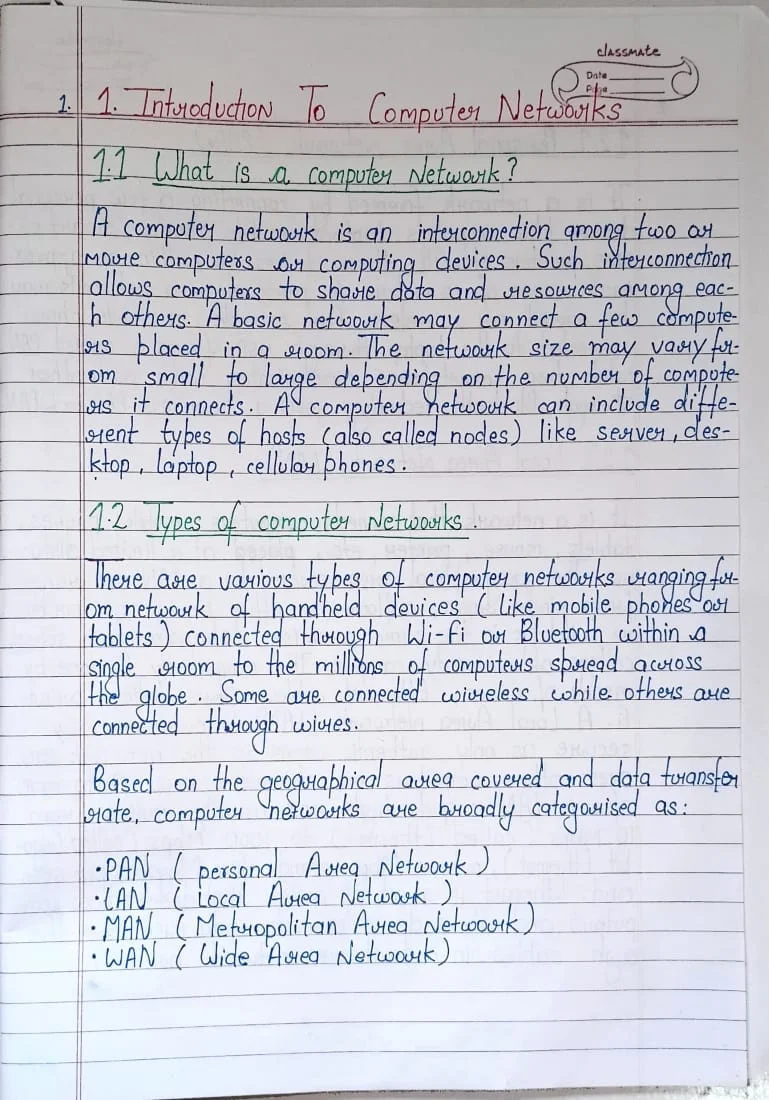
#> input picture DL/ASSIGNMENT 5/sample.webp, 769 x 1100 px
$ jupyter execute --allow-errors assignment5.ipynb   (shell and % lines are left out)
#> lines starting #> are read from the running program, lines starting #| are printed output that depends on the picture
[cell 1]
# Install required libraries

[cell 2]
# Import libraries
import cv2
import pytesseract
import numpy as np
import matplotlib.pyplot as plt
from google.colab import files
from PIL import Image
import io
import re
from sklearn.model_selection import train_test_split
from sklearn.preprocessing import LabelEncoder
from tensorflow.keras.models import Sequential
from tensorflow.keras.layers import Dense, Dropout, Conv2D, MaxPooling2D, Flatten
from tensorflow.keras.utils import to_categorical
from tensorflow.keras.preprocessing.image import ImageDataGenerator
import string
import pandas as pd

[cell 3]
# Function to upload image
def upload_image():
    uploaded = files.upload()
#> the answer given: sample.webp
    for filename in uploaded.keys():
        print(f'Uploaded {filename}')
        return filename
    return None

[cell 4]
# Function to preprocess image for OCR
def preprocess_image(image_path):
    # Read image
#> called with image_path = 'sample.webp'
    image = cv2.imread(image_path)
#> image is the input picture: shape (1100, 769, 3); mean B, G, R 209.8, 202, 200.9

    # Convert to grayscale
    gray = cv2.cvtColor(image, cv2.COLOR_BGR2GRAY)
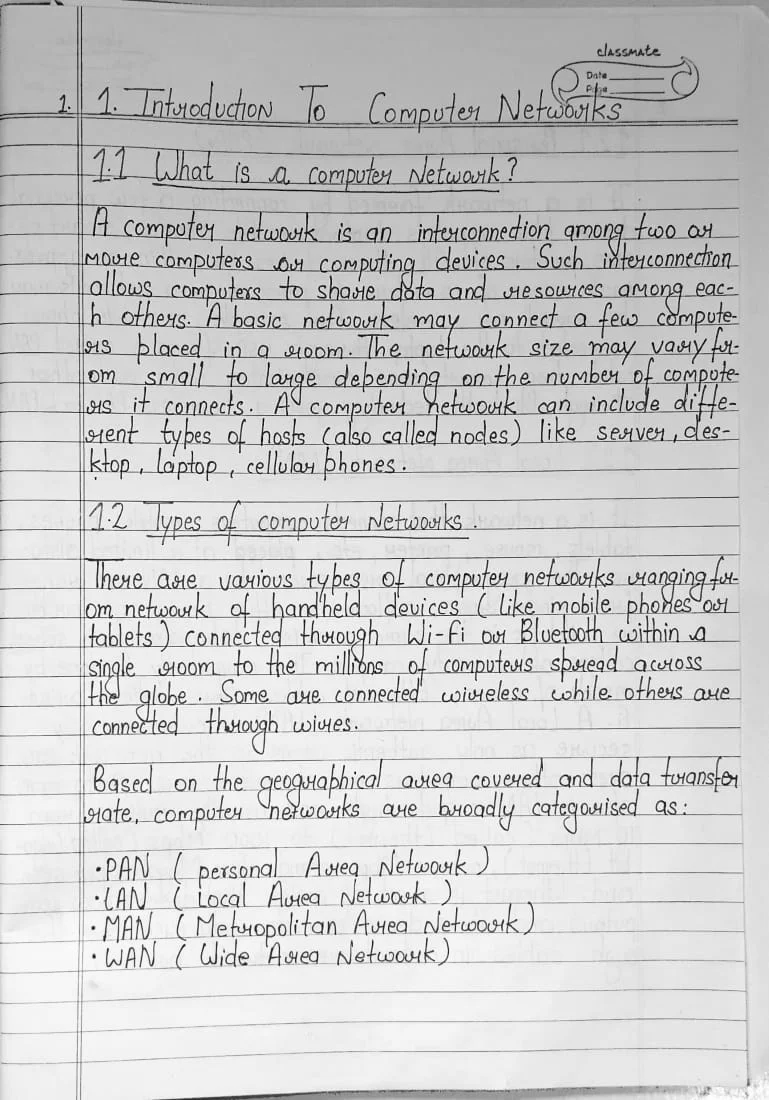
#> gray: shape (1100, 769); min 0, max 255, mean 202.6

    # Apply noise reduction
    denoised = cv2.fastNlMeansDenoising(gray)

    # Apply threshold to get binary image
    _, binary = cv2.threshold(denoised, 0, 255, cv2.THRESH_BINARY + cv2.THRESH_OTSU)
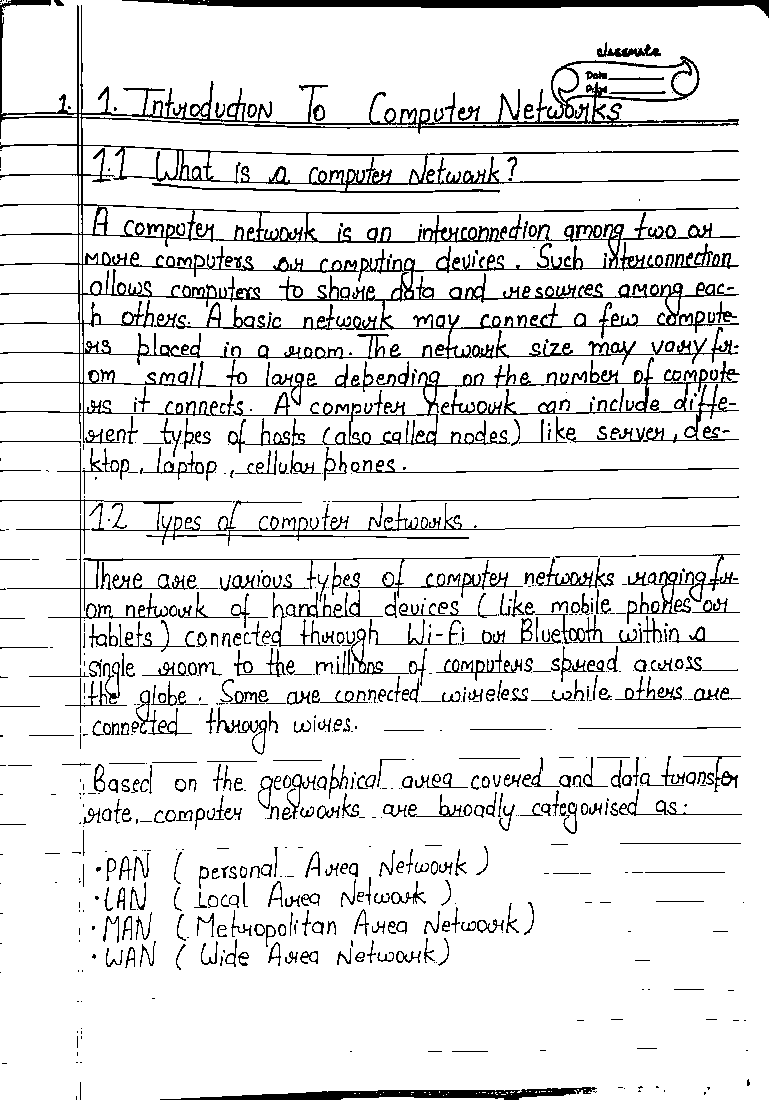
#> binary: shape (1100, 769); 89.3% white; black in thin lines or dots

    # Apply dilation to make text more visible
    kernel = np.ones((1, 1), np.uint8)
    dilated = cv2.dilate(binary, kernel, iterations=1)

    # Display original and processed images
    plt.figure(figsize=(15, 10))

    plt.subplot(2, 2, 1)
    plt.imshow(cv2.cvtColor(image, cv2.COLOR_BGR2RGB))
    plt.title('Original Image')
    plt.axis('off')

    plt.subplot(2, 2, 2)
    plt.imshow(gray, cmap='gray')
    plt.title('Grayscale Image')
    plt.axis('off')

    plt.subplot(2, 2, 3)
    plt.imshow(binary, cmap='gray')
    plt.title('Binary Image')
    plt.axis('off')

    plt.subplot(2, 2, 4)
    plt.imshow(dilated, cmap='gray')
    plt.title('Processed Image')
    plt.axis('off')

    plt.tight_layout()
    plt.show()
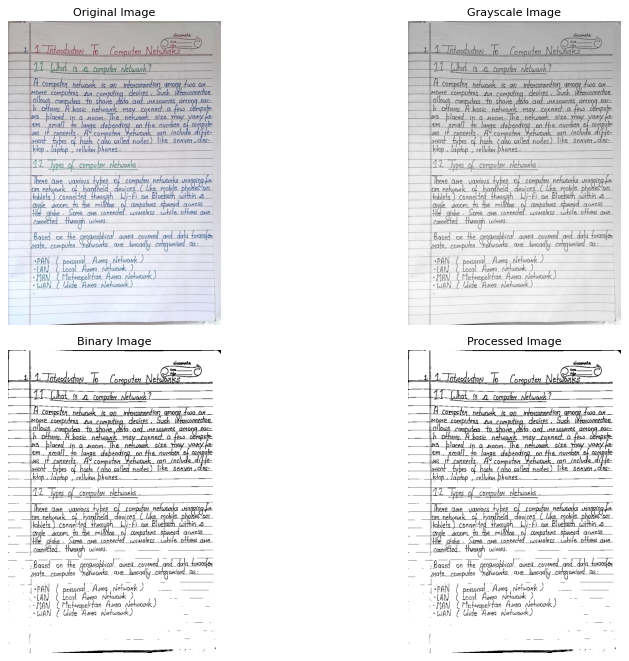
#> figure drawn by matplotlib, 4 panels

    return dilated, image

[cell 5]
# Function to extract text using Tesseract OCR
def extract_text_with_ocr(image):
    # Use Tesseract to extract text
    custom_config = r'--oem 3 --psm 6'
    text = pytesseract.image_to_string(image, config=custom_config)

    # Extract words and their bounding boxes
    data = pytesseract.image_to_data(image, output_type=pytesseract.Output.DICT)

    return text, data

[cell 6]
# Function to draw bounding boxes around text
# [16 lines left out: function draw_text_boxes, not called in this run]

[cell 7]
# Function to create synthetic dataset for training
def create_synthetic_dataset(num_samples=1000):
    # Define characters to use
#> called with num_samples = 5000
    characters = string.ascii_letters + string.digits

    # Create empty lists for data and labels
    images = []
    labels = []

    # Font settings
    fonts = [cv2.FONT_HERSHEY_SIMPLEX, cv2.FONT_HERSHEY_PLAIN,
             cv2.FONT_HERSHEY_DUPLEX, cv2.FONT_HERSHEY_COMPLEX]

    for i in range(num_samples):
        # Create a blank image
        img = np.zeros((32, 32, 3), dtype=np.uint8)

        # Randomly select a character
        char = np.random.choice(list(characters))

        # Randomly select font and scale
        font = np.random.choice(fonts)
        font_scale = np.random.uniform(0.5, 1.5)

        # Get text size
        text_size = cv2.getTextSize(char, font, font_scale, 2)[0]

        # Calculate position to center text
        x = (32 - text_size[0]) // 2
        y = (32 + text_size[1]) // 2

        # Add text to image
        cv2.putText(img, char, (x, y), font, font_scale, (255, 255, 255), 2)

        # Apply random transformations
        # Noise
        noise = np.random.randint(0, 50, (32, 32, 3), dtype=np.uint8)
        img = cv2.add(img, noise)

        # Blur
        if np.random.random() > 0.5:
            img = cv2.GaussianBlur(img, (3, 3), 0)

        # Convert to grayscale
        img_gray = cv2.cvtColor(img, cv2.COLOR_BGR2GRAY)

        # Normalize
        img_gray = img_gray / 255.0

        # Add to dataset
        images.append(img_gray)
        labels.append(char)

    return np.array(images), np.array(labels)
